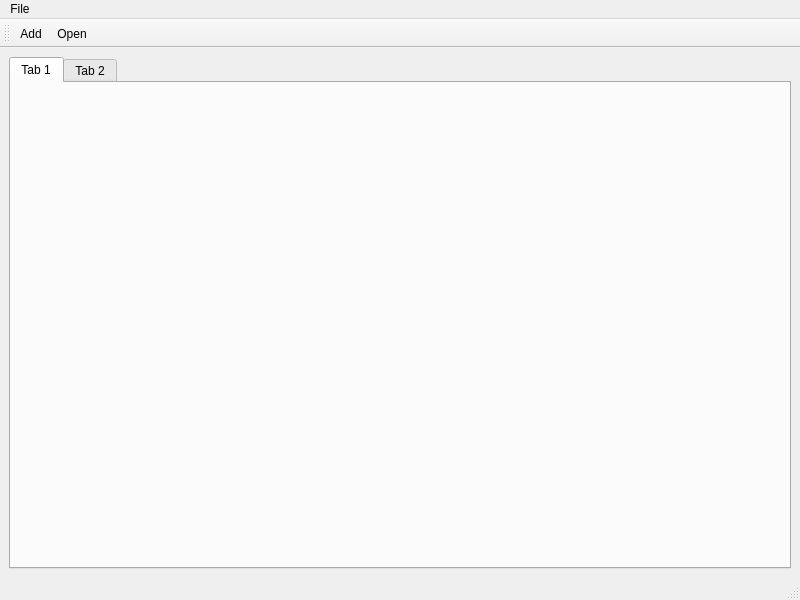
<?xml version="1.0" encoding="UTF-8"?>
<ui version="4.0">
 <class>EnemyEdit</class>
 <widget class="QMainWindow" name="EnemyEdit">
  <property name="geometry">
   <rect>
    <x>0</x>
    <y>0</y>
    <width>800</width>
    <height>600</height>
   </rect>
  </property>
  <property name="windowTitle">
   <string>MainWindow</string>
  </property>
  <widget class="QWidget" name="centralwidget">
   <layout class="QGridLayout" name="gridLayout">
    <item row="0" column="0">
     <widget class="QTabWidget" name="tabWidget">
      <widget class="QWidget" name="tab">
       <attribute name="title">
        <string>Tab 1</string>
       </attribute>
      </widget>
      <widget class="QWidget" name="tab_2">
       <attribute name="title">
        <string>Tab 2</string>
       </attribute>
      </widget>
     </widget>
    </item>
   </layout>
  </widget>
  <widget class="QMenuBar" name="menubar">
   <property name="geometry">
    <rect>
     <x>0</x>
     <y>0</y>
     <width>800</width>
     <height>27</height>
    </rect>
   </property>
   <widget class="QMenu" name="menuFile">
    <property name="title">
     <string>File</string>
    </property>
    <addaction name="actionNew"/>
    <addaction name="actionSave"/>
    <addaction name="actionQuit"/>
   </widget>
   <addaction name="menuFile"/>
  </widget>
  <widget class="QStatusBar" name="statusbar"/>
  <widget class="QToolBar" name="toolBar">
   <property name="windowTitle">
    <string>toolBar</string>
   </property>
   <attribute name="toolBarArea">
    <enum>TopToolBarArea</enum>
   </attribute>
   <attribute name="toolBarBreak">
    <bool>false</bool>
   </attribute>
   <addaction name="actionAdd"/>
   <addaction name="actionOpen"/>
  </widget>
  <action name="actionNew">
   <property name="text">
    <string>New</string>
   </property>
  </action>
  <action name="actionSave">
   <property name="text">
    <string>Save</string>
   </property>
  </action>
  <action name="actionQuit">
   <property name="text">
    <string>Quit</string>
   </property>
  </action>
  <action name="actionAdd">
   <property name="icon">
    <iconset theme="QIcon::ThemeIcon::ContactNew"/>
   </property>
   <property name="text">
    <string>Add</string>
   </property>
   <property name="menuRole">
    <enum>QAction::NoRole</enum>
   </property>
  </action>
  <action name="actionOpen">
   <property name="icon">
    <iconset theme="QIcon::ThemeIcon::DocumentOpen"/>
   </property>
   <property name="text">
    <string>Open</string>
   </property>
   <property name="menuRole">
    <enum>QAction::NoRole</enum>
   </property>
  </action>
 </widget>
 <resources/>
 <connections/>
</ui>
